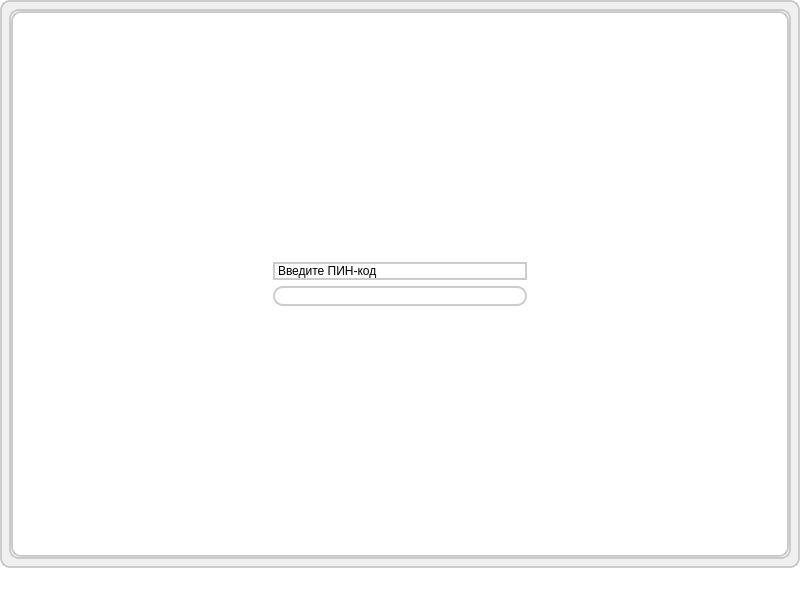
<?xml version="1.0" encoding="UTF-8"?>
<ui version="4.0">
 <class>MainWindow</class>
 <widget class="QMainWindow" name="MainWindow">
  <property name="geometry">
   <rect>
    <x>0</x>
    <y>0</y>
    <width>800</width>
    <height>590</height>
   </rect>
  </property>
  <property name="windowTitle">
   <string>MainWindow</string>
  </property>
  <property name="styleSheet">
   <string notr="true">background-color: white;</string>
  </property>
  <widget class="QWidget" name="centralwidget">
   <property name="styleSheet">
    <string notr="true">background-color: #f0f0f0; border-radius: 10px; border: 2px solid #ccc;</string>
   </property>
   <layout class="QGridLayout" name="gridLayout">
    <item row="0" column="0">
     <widget class="QStackedWidget" name="stackedWidget">
      <property name="styleSheet">
       <string notr="true">background-color: white;</string>
      </property>
      <property name="currentIndex">
       <number>1</number>
      </property>
      <widget class="QWidget" name="page_3">
       <property name="styleSheet">
        <string notr="true">background-color: white;</string>
       </property>
       <layout class="QGridLayout" name="gridLayout_2">
        <item row="0" column="0">
         <widget class="QLineEdit" name="lineEdit">
          <property name="font">
           <font>
            <pointsize>14</pointsize>
           </font>
          </property>
          <property name="styleSheet">
           <string notr="true">background-color: white;
color: black;</string>
          </property>
         </widget>
        </item>
        <item row="1" column="0">
         <widget class="QListWidget" name="listWidget">
          <property name="styleSheet">
           <string notr="true">background-color: white;
color: black;</string>
          </property>
         </widget>
        </item>
       </layout>
      </widget>
      <widget class="QWidget" name="page_4">
       <layout class="QGridLayout" name="gridLayout_3">
        <item row="0" column="1">
         <spacer name="verticalSpacer">
          <property name="orientation">
           <enum>Qt::Vertical</enum>
          </property>
          <property name="sizeHint" stdset="0">
           <size>
            <width>20</width>
            <height>225</height>
           </size>
          </property>
         </spacer>
        </item>
        <item row="1" column="1">
         <widget class="QLabel" name="label">
          <property name="styleSheet">
           <string notr="true">color:black;</string>
          </property>
          <property name="text">
           <string>Введите ПИН-код</string>
          </property>
         </widget>
        </item>
        <item row="2" column="0">
         <spacer name="horizontalSpacer">
          <property name="orientation">
           <enum>Qt::Horizontal</enum>
          </property>
          <property name="sizeHint" stdset="0">
           <size>
            <width>248</width>
            <height>20</height>
           </size>
          </property>
         </spacer>
        </item>
        <item row="2" column="2">
         <spacer name="horizontalSpacer_2">
          <property name="orientation">
           <enum>Qt::Horizontal</enum>
          </property>
          <property name="sizeHint" stdset="0">
           <size>
            <width>248</width>
            <height>20</height>
           </size>
          </property>
         </spacer>
        </item>
        <item row="3" column="1">
         <spacer name="verticalSpacer_2">
          <property name="orientation">
           <enum>Qt::Vertical</enum>
          </property>
          <property name="sizeHint" stdset="0">
           <size>
            <width>20</width>
            <height>224</height>
           </size>
          </property>
         </spacer>
        </item>
        <item row="2" column="1">
         <widget class="QLineEdit" name="lineEdit_2"/>
        </item>
       </layout>
      </widget>
     </widget>
    </item>
   </layout>
  </widget>
  <widget class="QMenuBar" name="menubar">
   <property name="geometry">
    <rect>
     <x>0</x>
     <y>0</y>
     <width>800</width>
     <height>26</height>
    </rect>
   </property>
  </widget>
  <widget class="QStatusBar" name="statusbar"/>
 </widget>
 <resources/>
 <connections/>
</ui>
